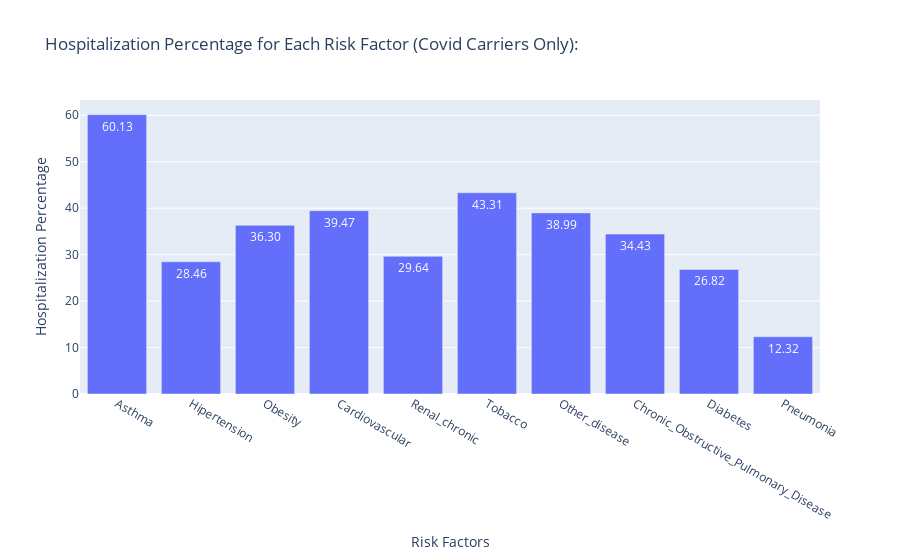

Write notebook code for a chart like this one.
### Code cell
import plotly.express as px

import plotly.express as px

# Filter: Only Covid Carriers
df_covid = Clean_Covid[Clean_Covid['Covid_or_Not'] == 'Covid Carrier']

# List of columns that represent risk factors
risk_factors = ["Asthma", "Hipertension", "Obesity", "Cardiovascular", 
                "Renal_chronic", "Tobacco", "Other_disease", 
                "Chronic_Obstructive_Pulmonary_Disease", "Diabetes", "Pneumonia"]

# List to store hospitalization percentages for each factor
hospitalization_percentages = []

# Calculate hospitalization percentage for each risk factor
for column in risk_factors:
    # Total number of Covid Carriers who have this risk factor
    total_with_factor = df_covid[df_covid[column] == 1].shape[0]
    
    # Number of those patients who were hospitalized
    hospitalized_with_factor = df_covid[(df_covid[column] == 1) & (df_covid['Patient_type'] == 1)].shape[0]
    
    # Calculate hospitalization percentage
    if total_with_factor > 0:
        hospitalization_percentage = hospitalized_with_factor / total_with_factor * 100
    else:
        hospitalization_percentage = 0  # to avoid division by zero
    
    print(f"Hospitalization percentage among Covid Carriers with {column}: {hospitalization_percentage:.2f}%")
    hospitalization_percentages.append(hospitalization_percentage)

# Print the maximum hospitalization percentage among the factors
print("Maximum hospitalization percentage among risk factors (Covid Carriers): {:.2f}%".format(max(hospitalization_percentages)))

# Plotting the result using a bar chart
fig = px.bar(
    x=risk_factors, 
    y=hospitalization_percentages, 
    text_auto=".2f",
    title="Hospitalization Percentage for Each Risk Factor (Covid Carriers Only):",
    labels={'x': 'Risk Factors', 'y': 'Hospitalization Percentage'}
)

fig.show()

### Figure 1 — Plotly figure (JSON) as saved in the notebook; plotly's stock layout.template omitted (floating-point values rounded to 4 significant figures)
{"data": [{"alignmentgroup": "True", "hovertemplate": "Risk Factors=%{x}<br>Hospitalization Percentage=%{y}<extra></extra>", "legendgroup": "", "marker": {"color": "#636efa", "pattern": {"shape": ""}}, "name": "", "offsetgroup": "", "orientation": "v", "showlegend": false, "textposition": "auto", "texttemplate": "%{y:.2f}", "type": "bar", "x": ["Asthma", "Hipertension", "Obesity", "Cardiovascular", "Renal_chronic", "Tobacco", "Other_disease", "Chronic_Obstructive_Pulmonary_Disease", "Diabetes", "Pneumonia"], "xaxis": "x", "y": [60.13, 28.46, 36.3, 39.47, 29.64, 43.31, 38.99, 34.43, 26.82, 12.32], "yaxis": "y"}], "layout": {"barmode": "relative", "legend": {"tracegroupgap": 0}, "title": {"text": "Hospitalization Percentage for Each Risk Factor (Covid Carriers Only):"}, "xaxis": {"anchor": "y", "domain": [0, 1], "title": {"text": "Risk Factors"}}, "yaxis": {"anchor": "x", "domain": [0, 1], "title": {"text": "Hospitalization Percentage"}}}}
